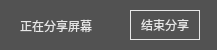
<?xml version="1.0" encoding="UTF-8"?>
<ui version="4.0">
 <class>QWindowScreenTool</class>
 <widget class="QWidget" name="QWindowScreenTool">
  <property name="geometry">
   <rect>
    <x>0</x>
    <y>0</y>
    <width>217</width>
    <height>50</height>
   </rect>
  </property>
  <property name="mouseTracking">
   <bool>true</bool>
  </property>
  <property name="windowTitle">
   <string>正在分享屏幕</string>
  </property>
  <property name="styleSheet">
   <string notr="true">border: none;
background: #5f000000;

</string>
  </property>
  <widget class="QPushButton" name="btn_endShare">
   <property name="geometry">
    <rect>
     <x>130</x>
     <y>10</y>
     <width>70</width>
     <height>30</height>
    </rect>
   </property>
   <property name="toolTipDuration">
    <number>-1</number>
   </property>
   <property name="styleSheet">
    <string notr="true">background-color: rgba(0, 0, 0, 0);
color: rgb(231, 231, 231);
border: 1px solid rgb(231, 231, 231);</string>
   </property>
   <property name="text">
    <string>结束分享</string>
   </property>
  </widget>
  <widget class="QLabel" name="label">
   <property name="geometry">
    <rect>
     <x>20</x>
     <y>10</y>
     <width>101</width>
     <height>31</height>
    </rect>
   </property>
   <property name="styleSheet">
    <string notr="true">QLabel{
	background-color: rgba(0, 0, 0, 0);
	color:#ffe7e7e7;
    opacity: 0;
}</string>
   </property>
   <property name="text">
    <string>正在分享屏幕</string>
   </property>
  </widget>
  <widget class="QFrame" name="frame">
   <property name="geometry">
    <rect>
     <x>-10</x>
     <y>-1</y>
     <width>241</width>
     <height>51</height>
    </rect>
   </property>
   <property name="styleSheet">
    <string notr="true">background-color: #2f000000;</string>
   </property>
   <property name="frameShape">
    <enum>QFrame::StyledPanel</enum>
   </property>
   <property name="frameShadow">
    <enum>QFrame::Raised</enum>
   </property>
  </widget>
  <zorder>frame</zorder>
  <zorder>label</zorder>
  <zorder>btn_endShare</zorder>
 </widget>
 <layoutdefault spacing="6" margin="11"/>
 <resources/>
 <connections/>
</ui>
